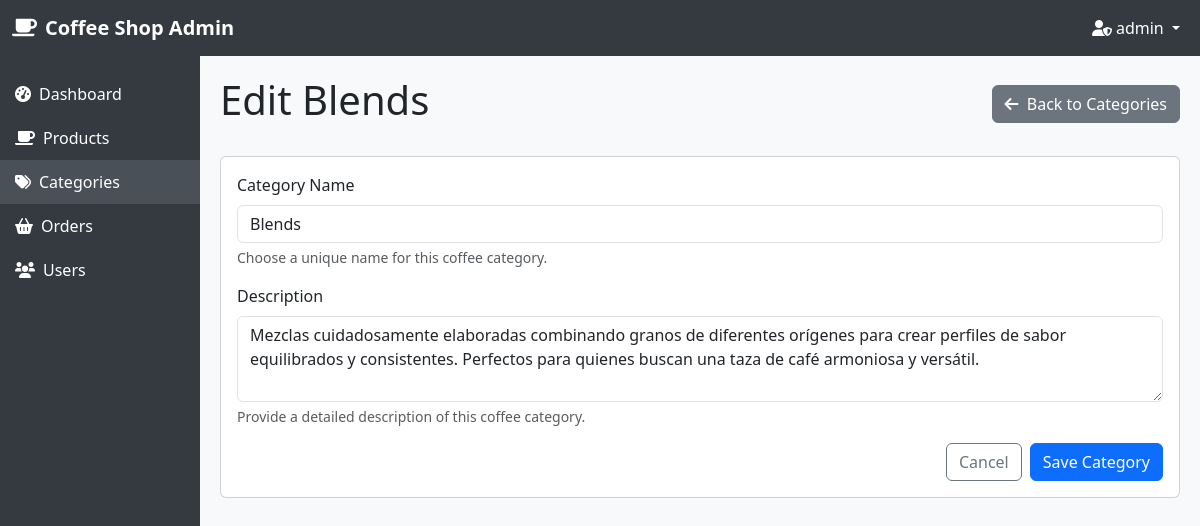
The page /admin-dashboard/categories/5/edit/ (signed in) on the database its author committed.
### store/models.py (models this page shows, shortened)
class Category(models.Model):
    name = models.CharField(max_length=200, unique=True)  # Nombre único
    description = models.TextField(blank=True)  # Descripción opcional
    class Meta:
        verbose_name_plural = 'Categories'
        ordering = ['name']  # Orden alfabético

### store/views.py (the view)
# urls.py: path('admin-dashboard/categories/<int:pk>/edit/', views.category_update, name="category_update"),
@user_passes_test(is_admin)
def category_update(request, pk):
    category = get_object_or_404(Category, pk=pk)
    if request.method == 'POST':
        form = CategoryForm(request.POST, instance=category)
        if form.is_valid():
            form.save()
            messages.success(request, f'Category "{category.name}" updated successfully!')
            return redirect('category_detail', pk=category.pk)
    else:
        form = CategoryForm(instance=category)
    return render(request, 'store/dashboard/category_form.html', {
        'form': form,
        'category': category,
        'title': f'Edit {category.name}'
    })

### store/forms.py
class CategoryForm(forms.ModelForm):
    class Meta:
        model = Category
        fields = ['name', 'description']
        widgets = {
            'name': forms.TextInput(attrs={'class': 'form-control'}),
            'description': forms.Textarea(attrs={'class': 'form-control', 'rows': 3}),
        }

### store/views.py (called while the page is built)
def is_admin(user):
    return user.is_staff

### store/templates/store/dashboard/category_form.html (shortened to what this page needs)
{% extends 'store/dashboard/admin_base.html' %}
{% load static %}
{% block content %}
<div class="d-flex justify-content-between align-items-center mb-4">
    <h1>{{ title }}</h1>
    <a href="{% url 'category_list' %}" class="btn btn-secondary">
        <i class="fas fa-arrow-left me-1"></i> Back to Categories
    </a>
</div>
<div class="card">
    <div class="card-body">
        <form method="post">
            <div class="mb-3">
                <label for="{{ form.name.id_for_label }}" class="form-label">Category Name</label>
                {{ form.name }}
                <div class="form-text">Choose a unique name for this coffee category.</div>
            </div>
            <div class="mb-3">
                <label for="{{ form.description.id_for_label }}" class="form-label">Description</label>
                {{ form.description }}
                <div class="form-text">Provide a detailed description of this coffee category.</div>
            </div>
            <div class="d-grid gap-2 d-md-flex justify-content-md-end">
                <a href="{% url 'category_list' %}" class="btn btn-outline-secondary">Cancel</a>
                <button type="submit" class="btn btn-primary">Save Category</button>
            </div>
        </form>
    </div>
</div>
{% endblock %}

### store/templates/store/dashboard/admin_base.html (shortened to what this page needs)
<!DOCTYPE html>
{% load static %}
<html lang="en">
<head>
    <link href="https://cdn.jsdelivr.net/npm/bootstrap@5.3.0-alpha1/dist/css/bootstrap.min.css" rel="stylesheet">
    <link rel="stylesheet" href="https://cdnjs.cloudflare.com/ajax/libs/font-awesome/6.0.0/css/all.min.css">
</head>
<body>
    <nav class="navbar navbar-expand-lg navbar-dark">
        <div class="container-fluid">
            <a class="navbar-brand" href="{% url 'dashboard' %}">
                <i class="fas fa-coffee me-2"></i>Coffee Shop Admin
            </a>
            <div class="collapse navbar-collapse" id="navbarNav">
                <ul class="navbar-nav ms-auto">
                    <li class="nav-item dropdown">
                        <a class="nav-link dropdown-toggle" href="#" id="navbarDropdown" role="button" data-bs-toggle="dropdown">
                            <i class="fas fa-user-shield me-1"></i>{{ user.first_name|default:user.username }}
                        </a>
                    </li>
                </ul>
            </div>
        </div>
    </nav>
    <div class="container-fluid">
        <div class="row">
            <div class="col-md-2 p-0 sidebar">
                <div class="mt-3">
                    <a href="{% url 'dashboard' %}" class="{% if request.path == '/admin-dashboard/' %}active{% endif %}">
                        <i class="fas fa-tachometer-alt me-2"></i>Dashboard
                    </a>
                    <a href="{% url 'product_list' %}" class="{% if '/admin-dashboard/products/' in request.path %}active{% endif %}">
                        <i class="fas fa-coffee me-2"></i>Products
                    </a>
                    <a href="{% url 'category_list' %}" class="{% if '/admin-dashboard/categories/' in request.path %}active{% endif %}">
                        <i class="fas fa-tags me-2"></i>Categories
                    </a>
                    <a href="{% url 'order_list' %}" class="{% if '/admin-dashboard/orders/' in request.path %}active{% endif %}">
                        <i class="fas fa-shopping-basket me-2"></i>Orders
                    </a>
                    <a href="{% url 'user_list' %}" class="{% if '/admin-dashboard/users/' in request.path %}active{% endif %}">
                        <i class="fas fa-users me-2"></i>Users
                    </a>
                </div>
            </div>
            <div class="col-md-10 content">
                {% block content %}
                {% endblock %}
            </div>
        </div>
    </div>
</body>
</html>

### store/templates/store/dashboard/admin_base.html (style rules this page uses)
body { background-color: #f8f9fa; font-family: 'Segoe UI', Tahoma, Geneva, Verdana, sans-serif; }
.navbar { background-color: #343a40 !important; }
.navbar-brand, .nav-link { color: #ffffff !important; }
.navbar-brand { font-weight: bold; }
.sidebar { background-color: #343a40; color: #ffffff; min-height: calc(100vh - 56px); }
.sidebar a { color: #ffffff; text-decoration: none; padding: 10px 15px; display: block; }
.active { background-color: #495057; }
.content { padding: 20px; }

### rows shown on the page
Category: name "Blends", description "Mezclas cuidadosamente elaboradas combinando granos de diferentes orígenes para crear perfiles de sabor equilibrados y consistentes. Perfectos para quienes buscan una taza de café armoniosa y versátil."

### other values the page prints
{{ user.first_name|default:user.username }} "admin"
{{ title }} "Edit Blends"
